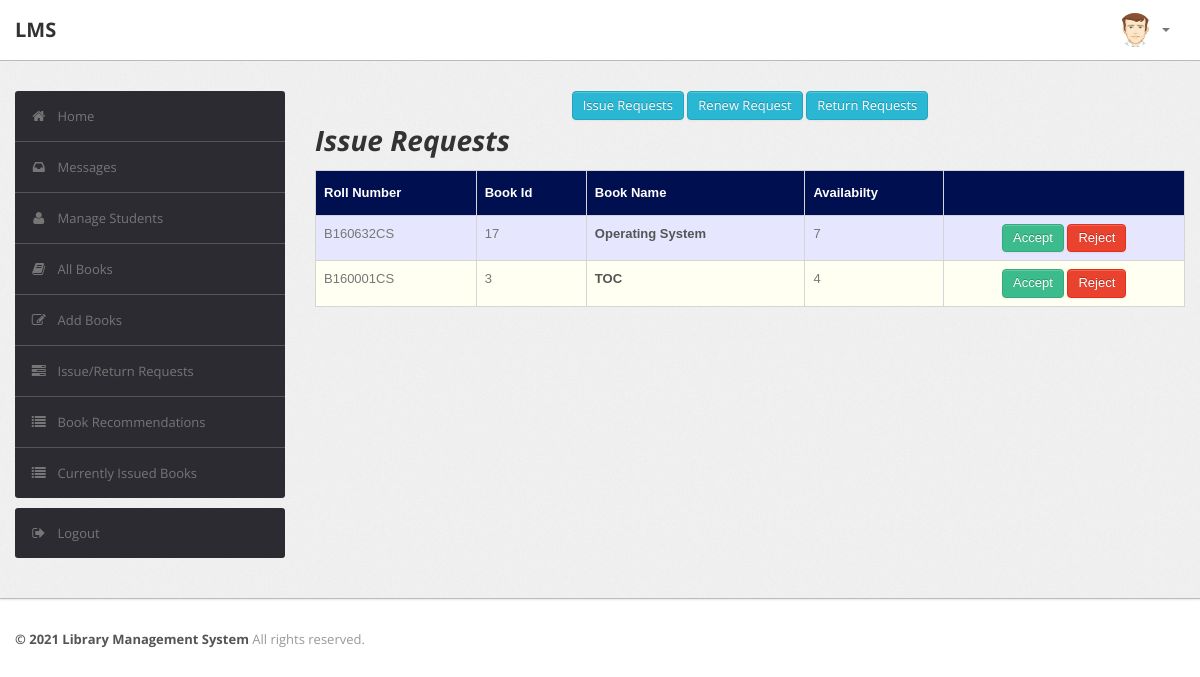
The page /admin/issue_requests.php (signed in) on the database its author committed.
### tables this page shows
CREATE TABLE `record` (
  `RollNo` varchar(50) NOT NULL,
  `BookId` int(10) NOT NULL,
  `Date_of_Issue` date DEFAULT NULL,
  `Due_Date` date DEFAULT NULL,
  `Date_of_Return` date DEFAULT NULL,
  `Dues` int(10) DEFAULT NULL,
  `Renewals_left` int(10) DEFAULT NULL,
  `Time` time DEFAULT NULL
);

CREATE TABLE `book` (
  `BookId` int(10) NOT NULL,
  `Title` varchar(50) DEFAULT NULL,
  `Publisher` varchar(50) DEFAULT NULL,
  `Year` varchar(50) DEFAULT NULL,
  `Availability` int(5) DEFAULT NULL
);

### admin/issue_requests.php (the view, shortened to what this page needs)
<?php
require('dbconn.php');
?>
<?php
if ($_SESSION['RollNo']) {
    ?>
<!DOCTYPE html>
<html lang="en">
    <head>
        <link type="text/css" href="bootstrap/css/bootstrap.min.css" rel="stylesheet">
        <link type="text/css" href="bootstrap/css/bootstrap-responsive.min.css" rel="stylesheet">
        <link type="text/css" href="css/theme.css" rel="stylesheet">
        <link type="text/css" href="images/icons/css/font-awesome.css" rel="stylesheet">
    </head>
    <body>
        <div class="navbar navbar-fixed-top">
            <div class="navbar-inner">
                <div class="container">
                        <a class="brand" href="index.php">LMS </a>
                    <div class="nav-collapse collapse navbar-inverse-collapse">
                        <ul class="nav pull-right">
                            <li class="nav-user dropdown"><a href="#" class="dropdown-toggle" data-toggle="dropdown">
                                <img src="images/user.png" class="nav-avatar" />
                                <b class="caret"></b></a>
                            </li>
                        </ul>
                    </div>
                </div>
            </div>
        </div>
        <div class="wrapper">
            <div class="container">
                <div class="row">
                    <div class="span3">
                        <div class="sidebar">
                            <ul class="widget widget-menu unstyled">
                                <li class="active"><a href="index.php"><i class="menu-icon icon-home"></i>Home
                                </a></li>
                                 <li><a href="message.php"><i class="menu-icon icon-inbox"></i>Messages</a>
                                </li>
                                <li><a href="student.php"><i class="menu-icon icon-user"></i>Manage Students </a>
                                </li>
                                <li><a href="book.php"><i class="menu-icon icon-book"></i>All Books </a></li>
                                <li><a href="addbook.php"><i class="menu-icon icon-edit"></i>Add Books </a></li>
                                <li><a href="requests.php"><i class="menu-icon icon-tasks"></i>Issue/Return Requests </a></li>
                                <li><a href="recommendations.php"><i class="menu-icon icon-list"></i>Book Recommendations </a></li>
                                <li><a href="current.php"><i class="menu-icon icon-list"></i>Currently Issued Books </a></li>
                            </ul>
                            <ul class="widget widget-menu unstyled">
                                <li><a href="logout.php"><i class="menu-icon icon-signout"></i>Logout </a></li>
                            </ul>
                        </div>
                    </div>
                    <div class="span9">
                        <center>
                        <a href="issue_requests.php" class="btn btn-info">Issue Requests</a>
                        <a href="renew_requests.php" class="btn btn-info">Renew Request</a>
                        <a href="return_requests.php" class="btn btn-info">Return Requests</a>
                        </center>
                        <h1><i>Issue Requests</i></h1>
                        <table class="table" id = "tables">
                                  <thead>
                                    <tr>
                                      <th>Roll Number</th>
                                      <th>Book Id</th>
                                      <th>Book Name</th>
                                      <th>Availabilty</th>
                                      <th></th>
                                    </tr>
                                  </thead>
                                  <tbody>
                                    <?php
                            $sql="select * from LMS.record,LMS.book where Date_of_Issue is NULL and record.BookId=book.BookId order by Time";
                            $result=$conn->query($sql);
                            while($row=$result->fetch_assoc())
                            {
                                $bookid=$row['BookId'];
                                $rollno=$row['RollNo'];
                                $name=$row['Title'];
                                $avail=$row['Availability'];
                            ?>
                                    <tr>
                                      <td><?php echo strtoupper($rollno) ?></td>
                                      <td><?php echo $bookid ?></td>
                                      <td><b><?php echo $name ?></b></td>
                                      <td><?php echo $avail ?></td>
                                      <td><center>
                                        <?php
                                        if($avail > 0)
                                        {echo "<a href=\"accept.php?id1=".$bookid."&id2=".$rollno."\" class=\"btn btn-success\">Accept</a>";}
                                         ?>
                                        <a href="reject.php?id1=<?php echo $bookid ?>&id2=<?php echo $rollno ?>" class="btn btn-danger">Reject</a>
                                    </center></td>
                                    </tr>
                               <?php } ?>
                               </tbody>
                                </table>
                            </div>
                </div>
            </div>
        </div>
<div class="footer">
            <div class="container">
                <b class="copyright">&copy; 2021 Library Management System </b>All rights reserved.
            </div>
        </div>
    </body>
</html>
<?php }
else {
    echo "<script type='text/javascript'>alert('Access Denied!!!')</script>";
} ?>

### admin/css/theme.css (style rules this page uses)
#tables { font-family: "Trebuchet MS", Arial, Helvetica, sans-serif; border-collapse: collapse; width: 100%; }
#tables td, #tables th { border: 1px solid #ddd; padding: 8px; }
#tables tr:nth-child(even) { background-color: #fffff2; }
#tables tr:nth-child(odd) { background-color: #e6e6ff; }
#tables th { padding-top: 12px; padding-bottom: 12px; text-align: left; background-color: #000F50; color: white; }
body { font-size: 13px; font-family: 'Open Sans', Arial, sans-serif; background: #fff; color: #777 }
h1, h2, h3, h4, h5, h6 { color: #333; margin-top: 0 }
h1 { font-size: 28px }
strong, b { color: #555 }
.wrapper { background: url(../images/bg.png) #eee; border-bottom: 1px solid #bbb; -webkit-box-shadow: 0 1px 2px rgba(0,0,0,0.1); -moz-box-shadow: 0 1px 2px rgba(0,0,0,0.1); box-shadow: 0 1px 2px rgba(0,0,0,0.1); padding: 30px 0 }
.footer { color: #999; padding: 30px 0 60px }
body [class^="icon-"], body [class*=" icon-"] { font-size: 14px; line-height: 20px; height: 20px }
.navbar { position: static!important; margin: 0!important }
.navbar .navbar-inner { background: #fff; border-bottom: 1px solid #bbb; -webkit-box-shadow: 0 1px 2px rgba(0,0,0,0.15); -moz-box-shadow: 0 1px 2px rgba(0,0,0,0.15); box-shadow: 0 1px 2px rgba(0,0,0,0.15) }
.navbar .brand { color: #333; font-weight: bold; font-size: 20px; margin-right: 20px; padding: 20px }
.navbar .nav>li>a { padding: 20px 15px; font-weight: bold; color: #777 }
.nav-user>a { height: 20px }
.nav-avatar { width: 34px; height: 34px; margin: -7px 5px 0 0; -webkit-border-radius: 50%; -moz-border-radius: 50%; border-radius: 50% }
.btn, .btn-box { -webkit-border-radius: 3px; -moz-border-radius: 3px; border-radius: 3px }
.btn { font-size: 13px; font-weight: 600 }
.btn { display: inline-block; margin-bottom: 0; font-weight: 400; text-align: center; vertical-align: middle; cursor: pointer; background-image: none; border: 1px solid transparent; white-space: nowrap; padding: 4px 10px; font-size: 13px; line-height: 1.42857; border-radius: 4px; -webkit-user-select: none; -moz-user-select: none; -ms-user-select: none; user-select: none }
.btn-success { color: #fff; background-color: #3cbc8d; border-color: #36a97f }
.btn-info { color: #fff; background-color: #29b7d3; border-color: #25a4be }
.btn-danger { color: #fff; background-color: #e9422e; border-color: #e52e18 }
.table { margin-bottom: 0 }
.table th, .table td { border-color: #d5d5d5!important }
.widget-menu { background: #fff; -webkit-border-radius: 3px; -moz-border-radius: 3px; border-radius: 3px; overflow: hidden }
.widget-menu a { color: #555; display: block; line-height: 20px; padding: 15px; text-decoration: none!important }
.widget-menu .menu-icon { margin-right: 10px; color: #767676; -webkit-transition: all .2s ease-in-out; -moz-transition: all .2s ease-in-out; transition: all .2s ease-in-out; }
.widget-menu>li+li { border-top: 1px solid #555 }
.widget-menu>li>a { background-color: #2d2b32; color: #767676; -webkit-transition: all .2s ease-in-out; -moz-transition: all .2s ease-in-out; transition: all .2s ease-in-out; }

### rows shown on the page
record: RollNo "B160632CS", BookId.BookId "17", BookId.Title "Operating System", BookId.Availability "7"
record: RollNo "B160001CS", BookId.BookId "3", BookId.Title "TOC", BookId.Availability "4"
